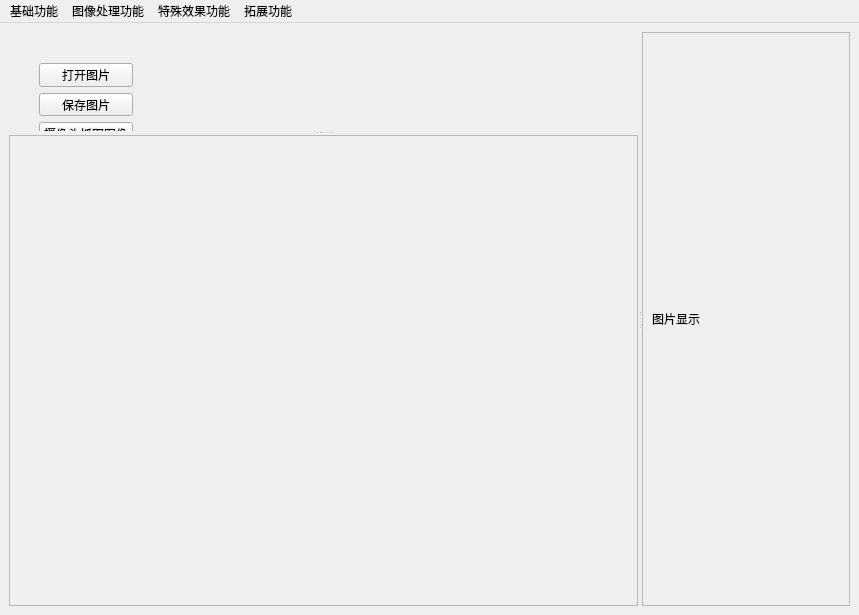
<?xml version="1.0" encoding="UTF-8"?>
<ui version="4.0">
 <class>mainWindow</class>
 <widget class="QMainWindow" name="mainWindow">
  <property name="geometry">
   <rect>
    <x>0</x>
    <y>0</y>
    <width>859</width>
    <height>615</height>
   </rect>
  </property>
  <property name="windowTitle">
   <string>图形处理系统</string>
  </property>
  <widget class="QWidget" name="centralwidget">
   <layout class="QHBoxLayout" name="horizontalLayout_3">
    <item>
     <widget class="QSplitter" name="splitter_2">
      <property name="orientation">
       <enum>Qt::Horizontal</enum>
      </property>
      <widget class="QSplitter" name="splitter">
       <property name="orientation">
        <enum>Qt::Vertical</enum>
       </property>
       <widget class="QWidget" name="widget" native="true">
        <widget class="QWidget" name="layoutWidget">
         <property name="geometry">
          <rect>
           <x>30</x>
           <y>31</y>
           <width>94</width>
           <height>112</height>
          </rect>
         </property>
         <layout class="QVBoxLayout" name="verticalLayout">
          <item>
           <widget class="QPushButton" name="pushButton">
            <property name="text">
             <string>打开图片</string>
            </property>
           </widget>
          </item>
          <item>
           <widget class="QPushButton" name="pushButton_2">
            <property name="text">
             <string>保存图片</string>
            </property>
           </widget>
          </item>
          <item>
           <widget class="QPushButton" name="pushButton_4">
            <property name="text">
             <string>摄像头抓取图像</string>
            </property>
           </widget>
          </item>
          <item>
           <widget class="QPushButton" name="pushButton_3">
            <property name="text">
             <string>退出</string>
            </property>
           </widget>
          </item>
         </layout>
        </widget>
       </widget>
       <widget class="QFrame" name="frame_2">
        <property name="frameShape">
         <enum>QFrame::StyledPanel</enum>
        </property>
        <property name="frameShadow">
         <enum>QFrame::Raised</enum>
        </property>
        <layout class="QHBoxLayout" name="horizontalLayout_2">
         <item>
          <widget class="QStackedWidget" name="stackedWidget">
           <property name="currentIndex">
            <number>0</number>
           </property>
           <widget class="QWidget" name="page">
            <layout class="QHBoxLayout" name="horizontalLayout_10"/>
           </widget>
           <widget class="QWidget" name="page_2">
            <layout class="QVBoxLayout" name="verticalLayout_2">
             <item>
              <widget class="QLabel" name="label_2">
               <property name="text">
                <string>高斯加噪</string>
               </property>
              </widget>
             </item>
             <item>
              <layout class="QHBoxLayout" name="horizontalLayout_4">
               <item>
                <widget class="QLabel" name="label_3">
                 <property name="text">
                  <string>mean = </string>
                 </property>
                </widget>
               </item>
               <item>
                <widget class="QSpinBox" name="spinBox"/>
               </item>
              </layout>
             </item>
             <item>
              <layout class="QHBoxLayout" name="horizontalLayout_5">
               <item>
                <widget class="QLabel" name="label_4">
                 <property name="text">
                  <string>sigma = </string>
                 </property>
                </widget>
               </item>
               <item>
                <widget class="QSpinBox" name="spinBox_3"/>
               </item>
              </layout>
             </item>
            </layout>
           </widget>
           <widget class="QWidget" name="page_5">
            <layout class="QVBoxLayout" name="verticalLayout_3">
             <item>
              <widget class="QLabel" name="label_10">
               <property name="text">
                <string>椒盐加噪</string>
               </property>
              </widget>
             </item>
             <item>
              <layout class="QHBoxLayout" name="horizontalLayout_9">
               <item>
                <widget class="QLabel" name="label_9">
                 <property name="text">
                  <string>(参数一)s_vs_p = </string>
                 </property>
                </widget>
               </item>
               <item>
                <widget class="QDoubleSpinBox" name="doubleSpinBox"/>
               </item>
              </layout>
             </item>
             <item>
              <layout class="QHBoxLayout" name="horizontalLayout_8">
               <item>
                <widget class="QLabel" name="label_8">
                 <property name="text">
                  <string>(参数一)amount = </string>
                 </property>
                </widget>
               </item>
               <item>
                <widget class="QDoubleSpinBox" name="doubleSpinBox_3">
                 <property name="maximum">
                  <double>1.000000000000000</double>
                 </property>
                 <property name="singleStep">
                  <double>0.100000000000000</double>
                 </property>
                </widget>
               </item>
              </layout>
             </item>
            </layout>
           </widget>
           <widget class="QWidget" name="page_7">
            <layout class="QVBoxLayout" name="verticalLayout_5">
             <item>
              <widget class="QLabel" name="label_15">
               <property name="text">
                <string>中值滤波</string>
               </property>
              </widget>
             </item>
             <item>
              <layout class="QHBoxLayout" name="horizontalLayout_13">
               <item>
                <widget class="QLabel" name="label_14">
                 <property name="text">
                  <string>ksize = </string>
                 </property>
                </widget>
               </item>
               <item>
                <widget class="QSpinBox" name="spinBox_6">
                 <property name="minimum">
                  <number>1</number>
                 </property>
                 <property name="singleStep">
                  <number>2</number>
                 </property>
                </widget>
               </item>
              </layout>
             </item>
            </layout>
           </widget>
           <widget class="QWidget" name="page_6">
            <layout class="QVBoxLayout" name="verticalLayout_4">
             <item>
              <widget class="QLabel" name="label_12">
               <property name="text">
                <string>均值滤波</string>
               </property>
              </widget>
             </item>
             <item>
              <layout class="QHBoxLayout" name="horizontalLayout_12">
               <item>
                <widget class="QLabel" name="label_13">
                 <property name="text">
                  <string>ksize1 = </string>
                 </property>
                </widget>
               </item>
               <item>
                <widget class="QSpinBox" name="spinBox_4">
                 <property name="minimum">
                  <number>1</number>
                 </property>
                 <property name="singleStep">
                  <number>2</number>
                 </property>
                </widget>
               </item>
              </layout>
             </item>
             <item>
              <layout class="QHBoxLayout" name="horizontalLayout_11">
               <item>
                <widget class="QLabel" name="label_11">
                 <property name="text">
                  <string>ksize2 = </string>
                 </property>
                </widget>
               </item>
               <item>
                <widget class="QSpinBox" name="spinBox_5">
                 <property name="minimum">
                  <number>1</number>
                 </property>
                 <property name="singleStep">
                  <number>2</number>
                 </property>
                </widget>
               </item>
              </layout>
             </item>
            </layout>
           </widget>
           <widget class="QWidget" name="page_8">
            <layout class="QVBoxLayout" name="verticalLayout_7">
             <item>
              <layout class="QVBoxLayout" name="verticalLayout_6">
               <item>
                <widget class="QLabel" name="label_17">
                 <property name="text">
                  <string>高斯滤波</string>
                 </property>
                </widget>
               </item>
               <item>
                <layout class="QHBoxLayout" name="horizontalLayout_14">
                 <item>
                  <widget class="QLabel" name="label_16">
                   <property name="text">
                    <string>X = </string>
                   </property>
                  </widget>
                 </item>
                 <item>
                  <widget class="QSpinBox" name="spinBox_7">
                   <property name="minimum">
                    <number>1</number>
                   </property>
                   <property name="singleStep">
                    <number>2</number>
                   </property>
                  </widget>
                 </item>
                </layout>
               </item>
               <item>
                <layout class="QHBoxLayout" name="horizontalLayout_15">
                 <item>
                  <widget class="QLabel" name="label_18">
                   <property name="text">
                    <string>Y = </string>
                   </property>
                  </widget>
                 </item>
                 <item>
                  <widget class="QSpinBox" name="spinBox_8">
                   <property name="minimum">
                    <number>1</number>
                   </property>
                   <property name="singleStep">
                    <number>2</number>
                   </property>
                  </widget>
                 </item>
                </layout>
               </item>
               <item>
                <layout class="QHBoxLayout" name="horizontalLayout_16">
                 <item>
                  <widget class="QLabel" name="label_19">
                   <property name="text">
                    <string>高斯标准差 = </string>
                   </property>
                  </widget>
                 </item>
                 <item>
                  <widget class="QSpinBox" name="spinBox_9">
                   <property name="minimum">
                    <number>0</number>
                   </property>
                   <property name="singleStep">
                    <number>1</number>
                   </property>
                  </widget>
                 </item>
                </layout>
               </item>
              </layout>
             </item>
            </layout>
           </widget>
           <widget class="QWidget" name="page_9">
            <layout class="QVBoxLayout" name="verticalLayout_8">
             <item>
              <widget class="QLabel" name="label_22">
               <property name="text">
                <string>双边滤波</string>
               </property>
              </widget>
             </item>
             <item>
              <layout class="QHBoxLayout" name="horizontalLayout_19">
               <item>
                <widget class="QLabel" name="label_23">
                 <property name="text">
                  <string>d = </string>
                 </property>
                </widget>
               </item>
               <item>
                <widget class="QSpinBox" name="spinBox_12">
                 <property name="minimum">
                  <number>3</number>
                 </property>
                 <property name="maximum">
                  <number>11</number>
                 </property>
                 <property name="singleStep">
                  <number>2</number>
                 </property>
                </widget>
               </item>
              </layout>
             </item>
             <item>
              <layout class="QHBoxLayout" name="horizontalLayout_17">
               <item>
                <widget class="QLabel" name="label_20">
                 <property name="text">
                  <string>sigmaColor = </string>
                 </property>
                </widget>
               </item>
               <item>
                <widget class="QSpinBox" name="spinBox_10">
                 <property name="minimum">
                  <number>10</number>
                 </property>
                 <property name="maximum">
                  <number>100</number>
                 </property>
                 <property name="singleStep">
                  <number>1</number>
                 </property>
                </widget>
               </item>
              </layout>
             </item>
             <item>
              <layout class="QHBoxLayout" name="horizontalLayout_18">
               <item>
                <widget class="QLabel" name="label_21">
                 <property name="text">
                  <string>sigmaSpace = </string>
                 </property>
                </widget>
               </item>
               <item>
                <widget class="QSpinBox" name="spinBox_11">
                 <property name="minimum">
                  <number>10</number>
                 </property>
                 <property name="maximum">
                  <number>100</number>
                 </property>
                 <property name="singleStep">
                  <number>1</number>
                 </property>
                </widget>
               </item>
              </layout>
             </item>
            </layout>
           </widget>
           <widget class="QWidget" name="page_3">
            <layout class="QVBoxLayout" name="verticalLayout_9">
             <item>
              <widget class="QLabel" name="label_25">
               <property name="text">
                <string>超分辨率</string>
               </property>
              </widget>
             </item>
             <item>
              <layout class="QHBoxLayout" name="horizontalLayout_20">
               <item>
                <widget class="QLabel" name="label_24">
                 <property name="text">
                  <string>分辨率放大倍数 = </string>
                 </property>
                </widget>
               </item>
               <item>
                <widget class="QDoubleSpinBox" name="doubleSpinBox_2">
                 <property name="decimals">
                  <number>2</number>
                 </property>
                 <property name="minimum">
                  <double>1.000000000000000</double>
                 </property>
                 <property name="maximum">
                  <double>100.000000000000000</double>
                 </property>
                 <property name="singleStep">
                  <double>0.250000000000000</double>
                 </property>
                </widget>
               </item>
              </layout>
             </item>
            </layout>
           </widget>
           <widget class="QWidget" name="page_4">
            <layout class="QVBoxLayout" name="verticalLayout_10">
             <item>
              <widget class="QLabel" name="label_26">
               <property name="text">
                <string>腐蚀操作</string>
               </property>
              </widget>
             </item>
             <item>
              <layout class="QHBoxLayout" name="horizontalLayout_21">
               <item>
                <widget class="QLabel" name="label_27">
                 <property name="text">
                  <string>kernel = </string>
                 </property>
                </widget>
               </item>
               <item>
                <widget class="QSpinBox" name="spinBox_2">
                 <property name="minimum">
                  <number>1</number>
                 </property>
                 <property name="singleStep">
                  <number>2</number>
                 </property>
                </widget>
               </item>
              </layout>
             </item>
            </layout>
           </widget>
           <widget class="QWidget" name="page_10">
            <layout class="QVBoxLayout" name="verticalLayout_11">
             <item>
              <widget class="QLabel" name="label_28">
               <property name="text">
                <string>膨胀操作</string>
               </property>
              </widget>
             </item>
             <item>
              <layout class="QHBoxLayout" name="horizontalLayout_23">
               <item>
                <widget class="QLabel" name="label_30">
                 <property name="text">
                  <string>kernel = </string>
                 </property>
                </widget>
               </item>
               <item>
                <widget class="QSpinBox" name="spinBox_13">
                 <property name="minimum">
                  <number>1</number>
                 </property>
                 <property name="singleStep">
                  <number>2</number>
                 </property>
                </widget>
               </item>
              </layout>
             </item>
            </layout>
           </widget>
           <widget class="QWidget" name="page_11">
            <layout class="QVBoxLayout" name="verticalLayout_12">
             <item>
              <widget class="QLabel" name="label_31">
               <property name="text">
                <string>开操作</string>
               </property>
              </widget>
             </item>
             <item>
              <layout class="QHBoxLayout" name="horizontalLayout_24">
               <item>
                <widget class="QLabel" name="label_32">
                 <property name="text">
                  <string>kernel = </string>
                 </property>
                </widget>
               </item>
               <item>
                <widget class="QSpinBox" name="spinBox_14">
                 <property name="minimum">
                  <number>1</number>
                 </property>
                 <property name="singleStep">
                  <number>2</number>
                 </property>
                </widget>
               </item>
              </layout>
             </item>
            </layout>
           </widget>
           <widget class="QWidget" name="page_12">
            <layout class="QVBoxLayout" name="verticalLayout_13">
             <item>
              <widget class="QLabel" name="label_33">
               <property name="text">
                <string>闭操作</string>
               </property>
              </widget>
             </item>
             <item>
              <layout class="QHBoxLayout" name="horizontalLayout_25">
               <item>
                <widget class="QLabel" name="label_34">
                 <property name="text">
                  <string>kernel = </string>
                 </property>
                </widget>
               </item>
               <item>
                <widget class="QSpinBox" name="spinBox_15">
                 <property name="minimum">
                  <number>1</number>
                 </property>
                 <property name="singleStep">
                  <number>2</number>
                 </property>
                </widget>
               </item>
              </layout>
             </item>
            </layout>
           </widget>
           <widget class="QWidget" name="page_13">
            <layout class="QVBoxLayout" name="verticalLayout_14">
             <item>
              <widget class="QLabel" name="label_35">
               <property name="text">
                <string>梯度操作</string>
               </property>
              </widget>
             </item>
             <item>
              <layout class="QHBoxLayout" name="horizontalLayout_26">
               <item>
                <widget class="QLabel" name="label_36">
                 <property name="text">
                  <string>kernel = </string>
                 </property>
                </widget>
               </item>
               <item>
                <widget class="QSpinBox" name="spinBox_16">
                 <property name="minimum">
                  <number>1</number>
                 </property>
                 <property name="singleStep">
                  <number>2</number>
                 </property>
                </widget>
               </item>
              </layout>
             </item>
            </layout>
           </widget>
           <widget class="QWidget" name="page_14">
            <layout class="QVBoxLayout" name="verticalLayout_15">
             <item>
              <widget class="QLabel" name="label_37">
               <property name="text">
                <string>顶帽操作</string>
               </property>
              </widget>
             </item>
             <item>
              <layout class="QHBoxLayout" name="horizontalLayout_27">
               <item>
                <widget class="QLabel" name="label_38">
                 <property name="text">
                  <string>kernel = </string>
                 </property>
                </widget>
               </item>
               <item>
                <widget class="QSpinBox" name="spinBox_17">
                 <property name="minimum">
                  <number>1</number>
                 </property>
                 <property name="singleStep">
                  <number>2</number>
                 </property>
                </widget>
               </item>
              </layout>
             </item>
            </layout>
           </widget>
           <widget class="QWidget" name="page_15">
            <layout class="QVBoxLayout" name="verticalLayout_16">
             <item>
              <widget class="QLabel" name="label_39">
               <property name="text">
                <string>黑帽操作</string>
               </property>
              </widget>
             </item>
             <item>
              <layout class="QHBoxLayout" name="horizontalLayout_28">
               <item>
                <widget class="QLabel" name="label_40">
                 <property name="text">
                  <string>kernel = </string>
                 </property>
                </widget>
               </item>
               <item>
                <widget class="QSpinBox" name="spinBox_18">
                 <property name="minimum">
                  <number>1</number>
                 </property>
                 <property name="singleStep">
                  <number>2</number>
                 </property>
                </widget>
               </item>
              </layout>
             </item>
            </layout>
           </widget>
           <widget class="QWidget" name="page_16">
            <layout class="QVBoxLayout" name="verticalLayout_18">
             <item>
              <layout class="QVBoxLayout" name="verticalLayout_17">
               <item>
                <widget class="QLabel" name="label_41">
                 <property name="text">
                  <string>边缘检测</string>
                 </property>
                </widget>
               </item>
               <item>
                <layout class="QHBoxLayout" name="horizontalLayout_30">
                 <item>
                  <widget class="QLabel" name="label_43">
                   <property name="text">
                    <string>最小阈值 = </string>
                   </property>
                  </widget>
                 </item>
                 <item>
                  <widget class="QSpinBox" name="spinBox_20">
                   <property name="minimum">
                    <number>1</number>
                   </property>
                   <property name="maximum">
                    <number>255</number>
                   </property>
                   <property name="singleStep">
                    <number>1</number>
                   </property>
                  </widget>
                 </item>
                </layout>
               </item>
               <item>
                <layout class="QHBoxLayout" name="horizontalLayout_31">
                 <item>
                  <widget class="QLabel" name="label_44">
                   <property name="text">
                    <string>最大阈值 = </string>
                   </property>
                  </widget>
                 </item>
                 <item>
                  <widget class="QSpinBox" name="spinBox_21">
                   <property name="minimum">
                    <number>1</number>
                   </property>
                   <property name="maximum">
                    <number>255</number>
                   </property>
                   <property name="singleStep">
                    <number>1</number>
                   </property>
                  </widget>
                 </item>
                </layout>
               </item>
              </layout>
             </item>
            </layout>
           </widget>
           <widget class="QWidget" name="page_17">
            <layout class="QVBoxLayout" name="verticalLayout_19">
             <item>
              <widget class="QLabel" name="label_45">
               <property name="text">
                <string>阈值分割</string>
               </property>
              </widget>
             </item>
             <item>
              <layout class="QHBoxLayout" name="horizontalLayout_32">
               <item>
                <widget class="QLabel" name="label_46">
                 <property name="text">
                  <string>最小阈值 = </string>
                 </property>
                </widget>
               </item>
               <item>
                <widget class="QSpinBox" name="spinBox_22">
                 <property name="minimum">
                  <number>1</number>
                 </property>
                 <property name="maximum">
                  <number>255</number>
                 </property>
                 <property name="singleStep">
                  <number>1</number>
                 </property>
                </widget>
               </item>
              </layout>
             </item>
             <item>
              <layout class="QHBoxLayout" name="horizontalLayout_33">
               <item>
                <widget class="QLabel" name="label_47">
                 <property name="text">
                  <string>最大阈值 = </string>
                 </property>
                </widget>
               </item>
               <item>
                <widget class="QSpinBox" name="spinBox_23">
                 <property name="minimum">
                  <number>1</number>
                 </property>
                 <property name="maximum">
                  <number>255</number>
                 </property>
                 <property name="singleStep">
                  <number>1</number>
                 </property>
                </widget>
               </item>
              </layout>
             </item>
            </layout>
           </widget>
           <widget class="QWidget" name="page_18">
            <layout class="QVBoxLayout" name="verticalLayout_20"/>
           </widget>
          </widget>
         </item>
        </layout>
       </widget>
      </widget>
      <widget class="QFrame" name="frame">
       <property name="frameShape">
        <enum>QFrame::StyledPanel</enum>
       </property>
       <property name="frameShadow">
        <enum>QFrame::Raised</enum>
       </property>
       <layout class="QHBoxLayout" name="horizontalLayout">
        <item>
         <widget class="QLabel" name="label">
          <property name="text">
           <string>图片显示</string>
          </property>
         </widget>
        </item>
       </layout>
      </widget>
     </widget>
    </item>
   </layout>
  </widget>
  <widget class="QMenuBar" name="menuBar">
   <property name="geometry">
    <rect>
     <x>0</x>
     <y>0</y>
     <width>859</width>
     <height>22</height>
    </rect>
   </property>
   <widget class="QMenu" name="menu">
    <property name="title">
     <string>基础功能</string>
    </property>
    <widget class="QMenu" name="menu_20">
     <property name="title">
      <string>平移、缩放</string>
     </property>
     <addaction name="action1"/>
     <addaction name="action2_3"/>
    </widget>
    <addaction name="action0_0"/>
    <addaction name="action00"/>
    <addaction name="action1_12"/>
    <addaction name="menu_20"/>
    <addaction name="action1_10"/>
    <addaction name="action0"/>
   </widget>
   <widget class="QMenu" name="menu_2">
    <property name="title">
     <string>图像处理功能</string>
    </property>
    <widget class="QMenu" name="menu_6">
     <property name="title">
      <string>形态学变换</string>
     </property>
     <addaction name="action1_3"/>
     <addaction name="action1_4"/>
     <addaction name="action1_5"/>
     <addaction name="action1_6"/>
     <addaction name="action1_7"/>
     <addaction name="actiondi"/>
     <addaction name="action1_8"/>
    </widget>
    <widget class="QMenu" name="menu_9">
     <property name="title">
      <string>阈值处理</string>
     </property>
     <addaction name="action1_23"/>
     <addaction name="action1_55"/>
     <addaction name="action1_65"/>
    </widget>
    <widget class="QMenu" name="menu_10">
     <property name="title">
      <string>特定目标特征测量</string>
     </property>
     <addaction name="action1_54"/>
     <addaction name="action1_80"/>
     <addaction name="action1_82"/>
     <addaction name="action1_86"/>
    </widget>
    <widget class="QMenu" name="menu_21">
     <property name="title">
      <string>图像加噪</string>
     </property>
     <addaction name="action1_16"/>
     <addaction name="action2_4"/>
     <addaction name="action3_2"/>
     <addaction name="action4"/>
    </widget>
    <widget class="QMenu" name="menu_22">
     <property name="title">
      <string>图像去噪</string>
     </property>
     <widget class="QMenu" name="menu_23">
      <property name="title">
       <string>空域滤波</string>
      </property>
      <addaction name="action1_11"/>
      <addaction name="actionLaplacian"/>
      <addaction name="actionScharr"/>
     </widget>
     <widget class="QMenu" name="menu_24">
      <property name="title">
       <string>频域滤波</string>
      </property>
      <addaction name="action1_13"/>
      <addaction name="action1_14"/>
      <addaction name="action1_15"/>
     </widget>
     <addaction name="action1_24"/>
     <addaction name="action1_25"/>
     <addaction name="action1_32"/>
     <addaction name="action1_36"/>
     <addaction name="menu_23"/>
     <addaction name="menu_24"/>
    </widget>
    <widget class="QMenu" name="menu_7">
     <property name="title">
      <string>虚化</string>
     </property>
     <addaction name="action1_92"/>
     <addaction name="action1_93"/>
    </widget>
    <widget class="QMenu" name="menu_8">
     <property name="title">
      <string>彩色增强</string>
     </property>
     <addaction name="action1_91"/>
     <addaction name="action1_96"/>
    </widget>
    <widget class="QMenu" name="menu_12">
     <property name="title">
      <string>图像拼接</string>
     </property>
     <addaction name="action1_98"/>
     <addaction name="action1_99"/>
    </widget>
    <addaction name="actiontu"/>
    <addaction name="action1_97"/>
    <addaction name="menu_21"/>
    <addaction name="menu_22"/>
    <addaction name="menu_12"/>
    <addaction name="action1_40"/>
    <addaction name="action2_2"/>
    <addaction name="menu_7"/>
    <addaction name="action1_94"/>
    <addaction name="menu_6"/>
    <addaction name="menu_8"/>
    <addaction name="menu_9"/>
    <addaction name="menu_10"/>
   </widget>
   <widget class="QMenu" name="menu_3">
    <property name="title">
     <string>特殊效果功能</string>
    </property>
    <widget class="QMenu" name="menu_5">
     <property name="title">
      <string>添加边框</string>
     </property>
     <addaction name="action1_87"/>
     <addaction name="action1_88"/>
     <addaction name="action1_89"/>
     <addaction name="action1_90"/>
    </widget>
    <addaction name="action1_38"/>
    <addaction name="action1_39"/>
    <addaction name="action1_46"/>
    <addaction name="action1_53"/>
    <addaction name="action1_48"/>
    <addaction name="action1_49"/>
    <addaction name="action1_50"/>
    <addaction name="action1_51"/>
    <addaction name="action1_52"/>
    <addaction name="action1_41"/>
    <addaction name="action1_42"/>
    <addaction name="action1_45"/>
    <addaction name="menu_5"/>
   </widget>
   <widget class="QMenu" name="menu_4">
    <property name="title">
     <string>拓展功能</string>
    </property>
    <widget class="QMenu" name="menu_17">
     <property name="title">
      <string>人脸检测</string>
     </property>
     <addaction name="action1_69"/>
     <addaction name="action1_70"/>
    </widget>
    <addaction name="action1_73"/>
    <addaction name="menu_17"/>
    <addaction name="action1_71"/>
    <addaction name="action1_85"/>
    <addaction name="action1_95"/>
   </widget>
   <addaction name="menu"/>
   <addaction name="menu_2"/>
   <addaction name="menu_3"/>
   <addaction name="menu_4"/>
  </widget>
  <action name="action0_0">
   <property name="text">
    <string>旋转(顺)</string>
   </property>
  </action>
  <action name="action00">
   <property name="text">
    <string>旋转(逆)</string>
   </property>
  </action>
  <action name="action0">
   <property name="text">
    <string>显示直方图</string>
   </property>
  </action>
  <action name="actiontu">
   <property name="text">
    <string>灰度化</string>
   </property>
  </action>
  <action name="action1_2">
   <property name="text">
    <string>中值滤波</string>
   </property>
  </action>
  <action name="action2">
   <property name="text">
    <string>均值滤波</string>
   </property>
  </action>
  <action name="action3">
   <property name="text">
    <string>高斯滤波</string>
   </property>
  </action>
  <action name="action2_2">
   <property name="text">
    <string>图像增强</string>
   </property>
  </action>
  <action name="action1_3">
   <property name="text">
    <string>腐蚀</string>
   </property>
  </action>
  <action name="action1_4">
   <property name="text">
    <string>膨胀</string>
   </property>
  </action>
  <action name="action1_5">
   <property name="text">
    <string>开操作</string>
   </property>
  </action>
  <action name="action1_6">
   <property name="text">
    <string>闭操作</string>
   </property>
  </action>
  <action name="action1_7">
   <property name="text">
    <string>梯度操作</string>
   </property>
  </action>
  <action name="actiondi">
   <property name="text">
    <string>顶帽操作</string>
   </property>
  </action>
  <action name="action1_8">
   <property name="text">
    <string>黑帽操作</string>
   </property>
  </action>
  <action name="action1_11">
   <property name="text">
    <string>Sobel算子</string>
   </property>
  </action>
  <action name="actionScharr">
   <property name="text">
    <string>Scharr算子</string>
   </property>
  </action>
  <action name="actionLaplacian">
   <property name="text">
    <string>Laplacian算子</string>
   </property>
  </action>
  <action name="action1_13">
   <property name="text">
    <string>低通滤波</string>
   </property>
  </action>
  <action name="action1_14">
   <property name="text">
    <string>高通滤波</string>
   </property>
  </action>
  <action name="action1_15">
   <property name="text">
    <string>带通滤波</string>
   </property>
  </action>
  <action name="action1_17">
   <property name="text">
    <string>二进制阈值化</string>
   </property>
  </action>
  <action name="action1_18">
   <property name="text">
    <string>反二进制阈值化</string>
   </property>
  </action>
  <action name="action1_19">
   <property name="text">
    <string>截断阈值化</string>
   </property>
  </action>
  <action name="action1_20">
   <property name="text">
    <string>阈值化为0</string>
   </property>
  </action>
  <action name="action1_21">
   <property name="text">
    <string>反阈值化为0</string>
   </property>
  </action>
  <action name="action1_22">
   <property name="text">
    <string>大津算法</string>
   </property>
  </action>
  <action name="action1_26">
   <property name="text">
    <string>图像叠加</string>
   </property>
  </action>
  <action name="action1_27">
   <property name="text">
    <string>图像融合</string>
   </property>
  </action>
  <action name="action1_28">
   <property name="text">
    <string>mask掩模</string>
   </property>
  </action>
  <action name="action1_29">
   <property name="text">
    <string>轮廓检测</string>
   </property>
  </action>
  <action name="action1_30">
   <property name="text">
    <string>直线检测</string>
   </property>
  </action>
  <action name="action1_31">
   <property name="text">
    <string>圆形检测</string>
   </property>
  </action>
  <action name="action1_33">
   <property name="text">
    <string>线性变化</string>
   </property>
  </action>
  <action name="action1_34">
   <property name="text">
    <string>伽马变换</string>
   </property>
  </action>
  <action name="action1_35">
   <property name="text">
    <string>图像压缩</string>
   </property>
  </action>
  <action name="action1_37">
   <property name="text">
    <string>交互式区域生长</string>
   </property>
  </action>
  <action name="action1_38">
   <property name="text">
    <string>浮雕效果</string>
   </property>
  </action>
  <action name="action1_39">
   <property name="text">
    <string>凸透镜效果</string>
   </property>
  </action>
  <action name="action1_41">
   <property name="text">
    <string>油画</string>
   </property>
  </action>
  <action name="action1_42">
   <property name="text">
    <string>水彩</string>
   </property>
  </action>
  <action name="action1_43">
   <property name="text">
    <string>平滑</string>
   </property>
  </action>
  <action name="action1_44">
   <property name="text">
    <string>锐化</string>
   </property>
  </action>
  <action name="action1_45">
   <property name="text">
    <string>彩铅</string>
   </property>
  </action>
  <action name="action1_46">
   <property name="text">
    <string>素描效果</string>
   </property>
  </action>
  <action name="action1_47">
   <property name="text">
    <string>马赛克效果</string>
   </property>
  </action>
  <action name="action1_48">
   <property name="text">
    <string>毛玻璃效果</string>
   </property>
  </action>
  <action name="action1_49">
   <property name="text">
    <string>怀旧效果</string>
   </property>
  </action>
  <action name="action1_50">
   <property name="text">
    <string>流年效果</string>
   </property>
  </action>
  <action name="action1_51">
   <property name="text">
    <string>光照效果</string>
   </property>
  </action>
  <action name="action1_52">
   <property name="text">
    <string>油漆效果</string>
   </property>
  </action>
  <action name="action1_53">
   <property name="text">
    <string>卡通效果</string>
   </property>
  </action>
  <action name="action1_56">
   <property name="text">
    <string>卡帧</string>
   </property>
  </action>
  <action name="action1_57">
   <property name="text">
    <string>竖向开幕</string>
   </property>
  </action>
  <action name="action1_58">
   <property name="text">
    <string>横向开幕</string>
   </property>
  </action>
  <action name="action1_59">
   <property name="text">
    <string>渐隐</string>
   </property>
  </action>
  <action name="action1_60">
   <property name="text">
    <string>渐显</string>
   </property>
  </action>
  <action name="action1_61">
   <property name="text">
    <string>推近</string>
   </property>
  </action>
  <action name="action1_62">
   <property name="text">
    <string>拉远</string>
   </property>
  </action>
  <action name="action1_63">
   <property name="text">
    <string>方形开幕</string>
   </property>
  </action>
  <action name="action1_64">
   <property name="text">
    <string>灰度渐变</string>
   </property>
  </action>
  <action name="action1_66">
   <property name="text">
    <string>磨皮</string>
   </property>
  </action>
  <action name="action1_67">
   <property name="text">
    <string>瘦脸</string>
   </property>
  </action>
  <action name="action1_69">
   <property name="text">
    <string>图片</string>
   </property>
  </action>
  <action name="action1_70">
   <property name="text">
    <string>视频</string>
   </property>
  </action>
  <action name="action1_71">
   <property name="text">
    <string>旧照片修复</string>
   </property>
  </action>
  <action name="action1_72">
   <property name="text">
    <string>透视变换</string>
   </property>
  </action>
  <action name="action1_73">
   <property name="text">
    <string>人像美颜</string>
   </property>
  </action>
  <action name="action1_74">
   <property name="text">
    <string>手绘图形</string>
   </property>
  </action>
  <action name="action1_75">
   <property name="text">
    <string>目标跟踪</string>
   </property>
  </action>
  <action name="action1_76">
   <property name="text">
    <string>表情识别</string>
   </property>
  </action>
  <action name="action1_77">
   <property name="text">
    <string>年龄性别识别</string>
   </property>
  </action>
  <action name="action1_78">
   <property name="text">
    <string>手势识别</string>
   </property>
  </action>
  <action name="action1_79">
   <property name="text">
    <string>风格迁移</string>
   </property>
  </action>
  <action name="actiont">
   <property name="text">
    <string>图片</string>
   </property>
  </action>
  <action name="action1_81">
   <property name="text">
    <string>视频</string>
   </property>
  </action>
  <action name="action1_83">
   <property name="text">
    <string>年轻</string>
   </property>
  </action>
  <action name="action1_84">
   <property name="text">
    <string>年老</string>
   </property>
  </action>
  <action name="action1_85">
   <property name="text">
    <string>超分辨率</string>
   </property>
  </action>
  <action name="action1">
   <property name="text">
    <string>开始</string>
   </property>
  </action>
  <action name="action2_3">
   <property name="text">
    <string>结束</string>
   </property>
  </action>
  <action name="action1_10">
   <property name="text">
    <string>裁剪</string>
   </property>
  </action>
  <action name="action1_16">
   <property name="text">
    <string>高斯噪声</string>
   </property>
  </action>
  <action name="action2_4">
   <property name="text">
    <string>椒盐噪声</string>
   </property>
  </action>
  <action name="action3_2">
   <property name="text">
    <string>泊松噪声</string>
   </property>
  </action>
  <action name="action4">
   <property name="text">
    <string>speckle噪声 </string>
   </property>
  </action>
  <action name="action1_24">
   <property name="text">
    <string>中值滤波</string>
   </property>
  </action>
  <action name="action1_25">
   <property name="text">
    <string>均值滤波</string>
   </property>
  </action>
  <action name="action1_32">
   <property name="text">
    <string>高斯滤波</string>
   </property>
  </action>
  <action name="action1_55">
   <property name="text">
    <string>阈值分割</string>
   </property>
  </action>
  <action name="action1_65">
   <property name="text">
    <string>区域生长</string>
   </property>
  </action>
  <action name="action1_68">
   <property name="text">
    <string>边界分割</string>
   </property>
  </action>
  <action name="action1_80">
   <property name="text">
    <string>轮廓检测</string>
   </property>
  </action>
  <action name="action1_82">
   <property name="text">
    <string>直线检测</string>
   </property>
  </action>
  <action name="action1_86">
   <property name="text">
    <string>圆形检测</string>
   </property>
  </action>
  <action name="action1_12">
   <property name="text">
    <string>对称</string>
   </property>
  </action>
  <action name="action1_36">
   <property name="text">
    <string>双边滤波</string>
   </property>
  </action>
  <action name="action1_40">
   <property name="text">
    <string>直方图均衡化</string>
   </property>
  </action>
  <action name="action1_87">
   <property name="text">
    <string>边框1</string>
   </property>
  </action>
  <action name="action1_88">
   <property name="text">
    <string>边框2</string>
   </property>
  </action>
  <action name="action1_89">
   <property name="text">
    <string>边框3</string>
   </property>
  </action>
  <action name="action1_90">
   <property name="text">
    <string>边框4</string>
   </property>
  </action>
  <action name="action1_92">
   <property name="text">
    <string>人物虚化</string>
   </property>
  </action>
  <action name="action1_93">
   <property name="text">
    <string>背景虚化</string>
   </property>
  </action>
  <action name="action1_94">
   <property name="text">
    <string>拼图</string>
   </property>
  </action>
  <action name="action1_95">
   <property name="text">
    <string>倒影图制作</string>
   </property>
  </action>
  <action name="action1_54">
   <property name="text">
    <string>边缘检测</string>
   </property>
  </action>
  <action name="action1_23">
   <property name="text">
    <string>边缘检测</string>
   </property>
  </action>
  <action name="action1_91">
   <property name="text">
    <string>假色彩增强</string>
   </property>
  </action>
  <action name="action1_96">
   <property name="text">
    <string>伪色彩增强</string>
   </property>
  </action>
  <action name="action1_97">
   <property name="text">
    <string>RGB转HSI图</string>
   </property>
  </action>
  <action name="action1_98">
   <property name="text">
    <string>直接拼接</string>
   </property>
  </action>
  <action name="action1_99">
   <property name="text">
    <string>加权拼接</string>
   </property>
  </action>
  <action name="action1_9">
   <property name="text">
    <string>雕刻</string>
   </property>
  </action>
 </widget>
 <resources/>
 <connections/>
</ui>
